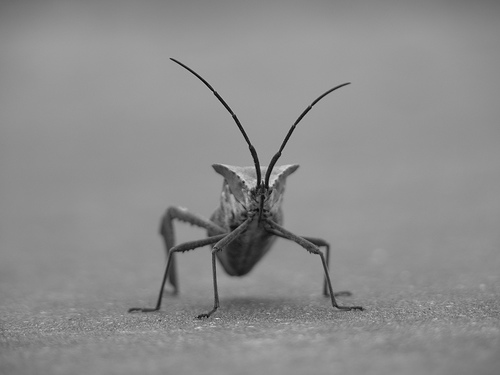
#> input picture panda/examples/stinkbug.png, 500 x 375 px, given in place of the camera
$ jupyter execute --allow-errors opencv.ipynb   (older library calls are emulated)
#> lines starting #> are read from the running program, lines starting #| are printed output that depends on the picture
[cell 1]
import cv2
print(cv2.__version__)

[cell 2]
import cv2 #0 for gray scale 1 for color -1 for alpha channel
a=cv2.imread("opencv-master\samples\data\lena.jpg",0)
print(a)
#| None

[cell 3]
cv2.imshow("image",a) #image is window dialouge name
k=cv2.waitKey(0)  #waitkey telss tiem which ur windwow will show 5 sec
#> (key q is pressed here)
if k==27: #27 means escape key  every waitkey value has some meaning
    cv2.destroyAllWindows()
elif k==ord('s'):#ord is a builtint function which takes one argument
    cv2.imwrite("lenaalter.png",a)
    cv2.destroyAllWindows()

[cell 4]
""""imread
imshow
waitkey   or &0xFF
imwrite
destroyAllWindows"""

[cell 5]
import cv2
cap=cv2.VideoCapture(0)# 0 or-1  and 1 for multple camera
while(True):
    ret,frame=cap.read()#ret save true false and frame save frame
#> frame is the input picture: shape (375, 500, 3); min 0, max 217, mean 140.5
    cv2.imshow("frame",frame)
    if cv2.waitKey(1)&0xFF==ord("q"):
#> (key q is pressed here)
        break
cap.release()#Closes video file or capturing device.
cv2.destroyAllWindows()

[cell 6]
import cv2
cap=cv2.VideoCapture(0)# 0 or-1  and 1 for multple camera
while(True):
    ret,frame=cap.read()#ret save true false and frame save frame
    gray=cv2.cvtColor(frame,cv2.COLOR_BGR2GRAY)#cvt is convert  bluegreen red to gray
    cv2.imshow("frame",gray)
    if cv2.waitKey(1)&0xFF==ord("q"):
#> (key q is pressed here)
        break
cap.release()#Closes video file or capturing device.
cv2.destroyAllWindows()

[cell 7]
import cv2
cap=cv2.VideoCapture(0)# 0 or-1  and 1 for multple camera

fourcc=cv2.VideoWriter_fourcc(*'XVID') #fourcc is website which provides funtion
out=cv2.VideoWriter("output.avi",fourcc,20.0,(640,480))#20.0 is frame rate
while(cap.isOpened()):
    ret,frame=cap.read()#ret save true false and frame save frame
    if ret==True:
       # print(cap.get(cv2.CAP_PROP_FRAME_WIDTH))
        #print(cap.get(cv2.CAP_PROP_FRAME_HEIGHT))
        out.write(frame)
        gray=cv2.cvtColor(frame,cv2.COLOR_BGR2GRAY)#cvt is convert  bluegreen red to gray
        cv2.imshow("frame",gray)
        if cv2.waitKey(1) & 0xFF==ord("q"):
#> (key q is pressed here)
            break
    else:
            break
cap.release()#Closes video file or capturing device.
out.release()
cv2.destroyAllWindows()

[cell 8]
import numpy as np
import cv2
img=cv2.imread('opencv-master\samples\data\lena.jpg',1)#here bgr format is used not rgb
img=cv2.line(img,(0,0),(255,255),(0,0,255),10)#img var,unital poitn,final point,color format ,last one is thickness
img=cv2.arrowedLine(img,(0,255),(255,255),(255,0,0),10)
cv2.imshow("image",img) #image is window dialouge name
cv2.waitKey(0)  #waitkey telss tiem which ur windwow will show 5 sec
cv2.destroyAllWindows()

[cell 9]
import numpy as np
import cv2
img=cv2.imread('opencv-master\samples\data\lena.jpg',1)#here bgr format is used not rgb
img=cv2.rectangle(img,(384,0),(510,128),(255,0,0),10)#2 argumnt is top left and 3 is below right
cv2.imshow("image",img) #image is window dialouge name  esc for close window
cv2.waitKey(0)  #waitkey telss tiem which ur windwow will show 5 sec
cv2.destroyAllWindows()

[cell 10]
import numpy as np
import cv2
img=cv2.imread('uhk.jpg',1)#here bgr format is used not rgb
img=cv2.circle(img,(447,63),63,(0,255,0),-1)#2 argumnt is centre of circle and 3 is radius  4 is bgr 5 is -1 show fill green color in circle
font=cv2.FONT_HERSHEY_SIMPLEX
img=cv2.putText(img,"uhk",(10,500),font,4,(255,255,255),10,cv2.LINE_AA)#3 is starting point  4 font  5 font size ,6 bgr,7 thickness,type of line
cv2.imshow("image",img) #image is window dialouge name  esc for close window
cv2.waitKey(0)  #waitkey telss tiem which ur windwow will show 5 sec
cv2.destroyAllWindows()

[cell 11]
import numpy as np
import cv2
img=cv2.imread('uhk.jpg',1)#here bgr format is used not rgb
img=cv2.line(img,(0,0),(255,255),(0,0,255),10)#img var,unital poitn,final point,color format ,last one is thickness
img=cv2.arrowedLine(img,(0,255),(255,255),(255,0,0),10)
img=cv2.rectangle(img,(384,0),(510,128),(255,0,0),10)
img=cv2.circle(img,(447,63),63,(0,255,0),-1)#2 argumnt is centre of circle and 3 is radius  4 is bgr 5 is -1 show fill green color in circle
font=cv2.FONT_HERSHEY_SIMPLEX
img=cv2.putText(img,"uhk",(10,500),font,4,(255,255,255),10,cv2.LINE_AA)#3 is starting point  4 font  5 font size ,6 bgr,7 thickness,type of line
cv2.imshow("image",img) #image is window dialouge name  esc for close window
cv2.waitKey(0)  #waitkey telss tiem which ur windwow will show 5 sec
cv2.destroyAllWindows()

[cell 12]
import numpy as np
import cv2
img=np.zeros([512,512,3],np.uint8)# 512 and 512 is width heoght nad  3 is colr  annd ;ast one is datatype
img=cv2.line(img,(0,0),(255,255),(0,0,255),10)#img var,unital poitn,final point,color format ,last one is thickness
img=cv2.arrowedLine(img,(0,255),(255,255),(255,0,0),10)
img=cv2.rectangle(img,(384,0),(510,128),(255,0,0),10)
img=cv2.circle(img,(447,63),63,(0,255,0),-1)#2 argumnt is centre of circle and 3 is radius  4 is bgr 5 is -1 show fill green color in circle
font=cv2.FONT_HERSHEY_SIMPLEX
img=cv2.putText(img,"uhk",(10,500),font,4,(255,255,255),10,cv2.LINE_AA)#3 is starting point  4 font  5 font size ,6 bgr,7 thickness,type of line
cv2.imshow("image",img) #image is window dialouge name  esc for close window
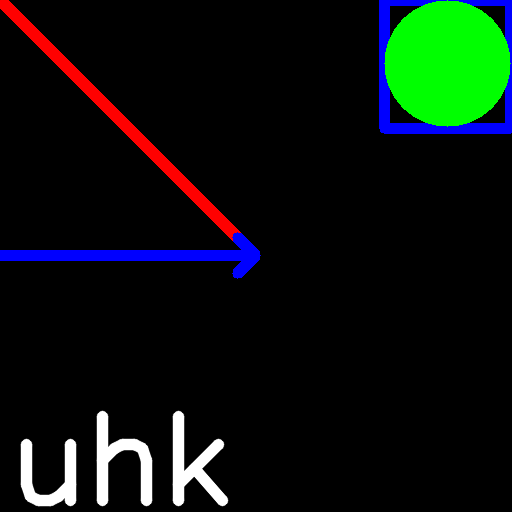
#> window 'image': shape (512, 512, 3); mean B, G, R 12.8, 18, 9.8
cv2.waitKey(0)  #waitkey telss tiem which ur windwow will show 5 sec
cv2.destroyAllWindows()

[cell 13]
"""
changing width
"""
import cv2
cap=cv2.VideoCapture(0)# 0 or-1  and 1 for multple camera
print(cap.get(cv2.CAP_PROP_FRAME_WIDTH))
print(cap.get(cv2.CAP_PROP_FRAME_HEIGHT))
cap.set(3,1208)# 3 equivalnet to cv2.CAP_PROP_FRAME_WIDTH
cap.set(4,720)#4 equivalnet to cv2.CAP_PROP_FRAME_HEIGHT
print(cap.get(3)) #after changing width
print(cap.get(4))#after chaniging heght but resolultion willbbe same
while(cap.isOpened()):
    ret,frame=cap.read()#ret save true false and frame save frame
    if ret==True:
       # print(cap.get(cv2.CAP_PROP_FRAME_WIDTH))
        #print(cap.get(cv2.CAP_PROP_FRAME_HEIGHT))
        #out.write(frame)
        gray=cv2.cvtColor(frame,cv2.COLOR_BGR2GRAY)#cvt is convert  bluegreen red to gray
        cv2.imshow("frame",gray)
        if cv2.waitKey(1) & 0xFF==ord("q"):
#> (key q is pressed here)
            break
    else:
            break
cap.release()#Closes video file or capturing device.
out.release()
cv2.destroyAllWindows()

[cell 14]
#how to draw shapes on vodes and  define date and time
import datetime
import cv2
cap=cv2.VideoCapture(0)# 0 or-1  and 1 for multple camera
print(cap.get(cv2.CAP_PROP_FRAME_WIDTH))
print(cap.get(cv2.CAP_PROP_FRAME_HEIGHT))
cap.set(3,1208)# 3 equivalnet to cv2.CAP_PROP_FRAME_WIDTH
cap.set(4,720)#4 equivalnet to cv2.CAP_PROP_FRAME_HEIGHT
print(cap.get(3)) #after changing width
print(cap.get(4))#after chaniging heght but resolultion willbbe same
while(cap.isOpened()):
    ret,frame=cap.read()#ret save true false and frame save frame
    if ret==True:
        font=cv2.FONT_HERSHEY_SIMPLEX
        text="width:"+str(cap.get(3))+"height:"+str(cap.get(4))
        dated=str(datetime.datetime.now())
        frame=cv2.putText(frame,dated,(10,50),font,1,(0,255,255),2,cv2.LINE_AA)
        cv2.imshow("frame",frame)
        if cv2.waitKey(1) & 0xFF==ord("q"):
#> (key q is pressed here)
            break
    else:
            break
cap.release()#Closes video file or capturing device.
out.release()
cv2.destroyAllWindows()

[cell 15]
import datetime
import cv2
cap=cv2.VideoCapture(0)# 0 or-1  and 1 for multple camera
print(cap.get(cv2.CAP_PROP_FRAME_WIDTH))
print(cap.get(cv2.CAP_PROP_FRAME_HEIGHT))
cap.set(3,1208)# 3 equivalnet to cv2.CAP_PROP_FRAME_WIDTH
cap.set(4,720)#4 equivalnet to cv2.CAP_PROP_FRAME_HEIGHT
print(cap.get(3)) #after changing width
print(cap.get(4))#after chaniging heght but resolultion willbbe same
while(cap.isOpened()):
    ret,frame=cap.read()#ret save true false and frame save frame
    if ret==True:
        font=cv2.FONT_HERSHEY_SIMPLEX
        text="width:"+str(cap.get(3))+"height:"+str(cap.get(4))
        frame=cv2.putText(frame,text,(10,50),font,1,(0,255,255),2,cv2.LINE_AA)
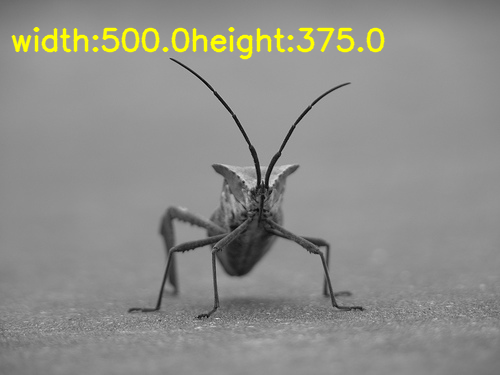
#> frame: shape (375, 500, 3); mean B, G, R 137.9, 142.3, 142.3
        cv2.imshow("frame",frame)
        if cv2.waitKey(1) & 0xFF==ord("q"):
#> (key q is pressed here)
            break
    else:
            break
cap.release()#Closes video file or capturing device.
out.release()
cv2.destroyAllWindows()

[cell 16]
import cv2
events=[i for i in dir(cv2) if "EVENT" in i]
print(events)

[cell 17]
import numpy as np
import cv2
# [7 lines left out: function click_event, not called in this run]
img=np.zeros((512,512,3),np.uint8)
cv2.imshow('image',img)
cv2.setMouseCallback('image',click_event)
cv2.waitKey(0)
cv2.destroyAllWindows()

[cell 18]
import numpy as np
import cv2
# [15 lines left out: function click_event, not called in this run]
img=np.zeros((512,512,3),np.uint8)
cv2.imshow('image',img)
cv2.setMouseCallback('image',click_event)
cv2.waitKey(0)
cv2.destroyAllWindows()

[cell 19]
import numpy as np
import cv2
# [15 lines left out: function click_event, not called in this run]
img=cv2.imread("uhk.jpg")
cv2.imshow('image',img)
cv2.setMouseCallback('image',click_event)
cv2.waitKey(0)
cv2.destroyAllWindows()

[cell 20]
import cv2
img=cv2.imread("opencv-master\samples\data\messi5.jpg")
#> (the rest of this cell did not finish here and is left out)

[cell 21]
#roi region of intrest
import cv2
img=cv2.imread("opencv-master\samples\data\messi5.jpg")
#> (the rest of this cell did not finish here and is left out)

[cell 22]
#how add image to other image
import cv2
img=cv2.imread("opencv-master\samples\data\messi5.jpg")
img2=cv2.imread("opencv-master\samples\data\opencv-logo.png")
#> (the rest of this cell did not finish here and is left out)

[cell 23]
#bitwise images 1 1 1 only black black black black white blaice black 0 white 1
#use when mass is need
#bitewise or

[cell 24]
import cv2
import numpy as np
img1=np.zeros((250,500,3),np.uint8)
img1=cv2.rectangle(img1,(200,0),(300,100),(255,255,255),-1) #-1 shlws rect fill with white color
img2=cv2.imread("opencv-master\samples\data\image1.png")
#> (the rest of this cell did not finish here and is left out)

[cell 25]
import cv2
import numpy as np
def nothing (x):
    print(x)
img=np.zeros((300,512,3),np.uint8)
cv2.namedWindow("image")
cv2.createTrackbar('R',"image",0,255,nothing)
cv2.createTrackbar('G',"image",0,255,nothing)
cv2.createTrackbar('B',"image",0,255,nothing)

while(1):
    cv2.imshow("image",img)
    k=cv2.waitKey(1)&0XFF
#> (key q is pressed here)
    if k==27:
        break
    b=cv2.getTrackbarPos('B',"image")
    g=cv2.getTrackbarPos('G',"image")
    r=cv2.getTrackbarPos('R',"image")
    img[:]=[b,g,r]
cv2.destroyAllWindows()

[cell 26]
import numpy as np
def nothing (x):
    print(x)
img=np.zeros((300,512,3),np.uint8)
cv2.namedWindow("image")
cv2.createTrackbar('R',"image",0,255,nothing)
cv2.createTrackbar('G',"image",0,255,nothing)
cv2.createTrackbar('B',"image",0,255,nothing)
switch='0:off \n 1:on'
cv2.createTrackbar(switch,"image",0,1,nothing)
while(1):
    cv2.imshow("image",img)
    k=cv2.waitKey(1)&0XFF
#> (key q is pressed here)
    if k==27:
        break
    b=cv2.getTrackbarPos('B',"image")
    g=cv2.getTrackbarPos('G',"image")
    r=cv2.getTrackbarPos('R',"image")
    s=cv2.getTrackbarPos(switch,"image")
    if s==0:
        img[:]=0
    else:
        img[:]=[b,g,r]
cv2.destroyAllWindows()

[cell 27]
#13
import numpy as np
def nothing (x):
    print(x)
img=cv2.imread('opencv-master\samples\data\lena.jpg')
cv2.namedWindow("image")
cv2.createTrackbar('cp',"image",10,400,nothing)

switch='color/gray'
cv2.createTrackbar(switch,"image",0,1,nothing)
while(1):
    img=cv2.imread('opencv-master\samples\data\lena.jpg')
    pos=cv2.getTrackbarPos('cp','image')
    font=cv2.FONT_HERSHEY_SIMPLEX
    cv2.putText(img,str(pos),(50,150),font,4,(0,0,255))
    k=cv2.waitKey(1)&0XFF
#> (key q is pressed here)
